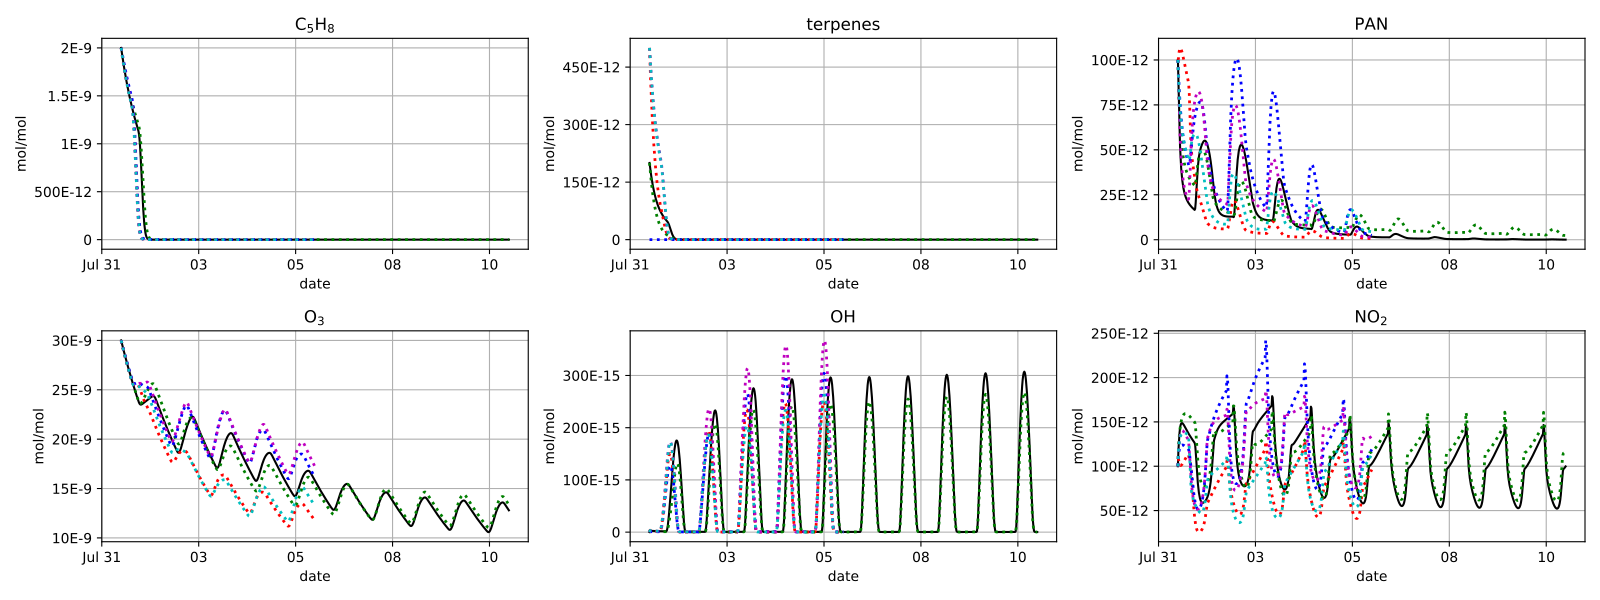

This chart was generated by the following Python code:
#!/usr/bin/env python3
# -*- coding: utf-8 -*- Time-stamp: <2020-08-17 19:57:40 sander>

# cams plots for CAABA-4.0 paper
# Rolf Sander, 2018

import os, sys, shutil
assert sys.version_info >= (3, 6)
# define CAABADIR using $PWD and abspath (not realpath) because
# testsuite/ is a symlink in the caaba/ directory:
CAABADIR = os.path.abspath(os.getenv('PWD')+'/../..')
sys.path.insert(1, os.path.realpath(CAABADIR+'/pycaaba'))

from viewport import viewport
import sys
import _mecca_spc # created automatically by spc2mpl
from netCDF4 import Dataset

# select model runs:
modelruns = []
modelruns.append(['mom',        'mom'])           # black
modelruns.append(['cb05bascoe', 'cb05bascoe'])    # red
modelruns.append(['mozart',     'mozart'])        # green
modelruns.append(['mim1',       'mim1'])          # blue
modelruns.append(['mcm',        'mcm'])           # magenta
modelruns.append(['jam',        'jam'])           # cyan
timeformat = ''
#timeformat = '%-H'
#tmin=144
#tmax=217

pdffile = 'cams.pdf'

##############################################################################

def plot_0d(modelruns, species, plottitle,
            ncfilename, timeformat='', tmin=0, tmax=0):
    from cycler import cycler
    from netCDF4 import num2date
    import matplotlib.pyplot as plt
    import matplotlib.ticker as ticker
    from matplotlib.dates import AutoDateFormatter, AutoDateLocator, DateFormatter
    linecolors = ['k', 'r', 'g', 'b', 'm', 'c', 'y']
    ax = viewport.next()
    ax.set_prop_cycle(cycler('color', linecolors))
    baserun = modelruns[0][1]
    # loop over all model runs:
    if (tmax>0):
        fulltrange = False # plot only time[tmin:tmax]
    else:
        fulltrange = True # plot full time range
        tmin = 0
    for (modelrundir, modelrunname) in modelruns:
        ncfullfilename = modelrundir+'/'+ncfilename
        ncid = Dataset(ncfullfilename)
        # define time:
        time = ncid.variables['time']
        if (fulltrange):
            tmax = len(time) # plot the whole model run
        t = num2date(time[tmin:tmax],time.units, only_use_cftime_datetimes=False,
                     only_use_python_datetimes=True)
        # plot data:
        #----------------------
        if (species=='LTERP'):
            plottitle = 'terpenes'
            if (modelrunname=='mom'):
                plotdata = ncid.variables['APINENE'][tmin:tmax,0,0,0] + \
                           ncid.variables['BPINENE'][tmin:tmax,0,0,0] + \
                           ncid.variables['CAMPHENE'][tmin:tmax,0,0,0] + \
                           ncid.variables['CARENE'][tmin:tmax,0,0,0] + \
                           ncid.variables['SABINENE'][tmin:tmax,0,0,0]
            elif ((modelrunname=='mcm')|(modelrunname=='jam')):
                plotdata = ncid.variables['APINENE'][tmin:tmax,0,0,0] + \
                           ncid.variables['BPINENE'][tmin:tmax,0,0,0]
            elif (modelrunname=='mim1'):
                plotdata = 0*time[tmin:tmax] # zero dummy data (no terpenes in mim1)
            else:
                mydata = ncid.variables[species]
                plotdata = mydata[tmin:tmax,0,0,0]
            lines = plt.plot(t, plotdata, label=modelrunname)
            plt.ylabel('mol/mol')
        else:
            mydata = ncid.variables[species]
            plotdata = mydata[tmin:tmax,0,0,0]
            lines = plt.plot(t, plotdata, label=modelrunname)
            plt.ylabel(mydata.units)
        if (modelrunname != baserun):
            plt.setp(lines, linestyle='dotted', linewidth=2)
        #----------------------
        ncid.close()
    plt.title(plottitle)
    plt.xlabel('date')
    ax.grid(True) # hoizontal and vertical gridlines in plot
    # x-axis:
    ax.xaxis_date() # x-axis is a date
    xtick_locator = AutoDateLocator()
    # define locations of ticks on time axis:
    ax.xaxis.set_major_locator(xtick_locator) # automatic
    #ax.xaxis.set_major_locator(plt.MaxNLocator(5)) # max number of tick intervals
    # define format of ticks on time axis:
    if (timeformat):
        xformatter = DateFormatter(timeformat)
    else:
        xformatter = ticker.FuncFormatter(viewport.timeformat) # function
    #xformatter = AutoDateFormatter(xtick_locator)
    ax.xaxis.set_major_formatter(xformatter)
    # y-axis:
    # adjust yrange:
    # print 'yrange:', plt.ylim()[0], plt.ylim()[1]
    # plt.ylim(plt.ylim()[0] * 0.9, plt.ylim()[1] * 1.1)
    # show all digits instead of using offset for y-axis:
    ax.yaxis.set_major_formatter(ticker.ScalarFormatter(useOffset=False))
    yformatter = ticker.FuncFormatter(
        lambda x, p: viewport.scientificNotation(x))
    ax.yaxis.set_major_formatter(yformatter)
    ax.yaxis.set_major_locator(plt.MaxNLocator(5)) # max number of y-tick intervals
    ax.xaxis.set_major_locator(plt.MaxNLocator(5)) # max number of x-tick intervals

##############################################################################

# plot all species:
plotspecies = []
ncid = Dataset(modelruns[0][0]+'/caaba_mecca.nc')
for var in sorted(ncid.variables):
    if (ncid.variables[var].ndim==4): # exclude lon, lat, lev, time
        plotspecies.append(var)
ncid.close()
# plot selected species:
plotspecies = ['C5H8', 'LTERP', 'PAN', 'O3', 'OH', 'NO2']

viewport.init(3, 2, pdffile, 16,6) # open pdf
viewport.newpage()
print('Plotting these species:')
spc_names = _mecca_spc.spc_names() # load dictionary
for species in plotspecies: # species loop
    print('%s' % (species), end=' ') ; sys.stdout.flush()
    plottitle = r'$\sf ' + spc_names[species] + r'$'
    plot_0d(modelruns, species, plottitle, 'caaba_mecca.nc')
viewport.exit() # close pdf
print('\nCreated the plotfile:\n  %s' % (pdffile))

##############################################################################
